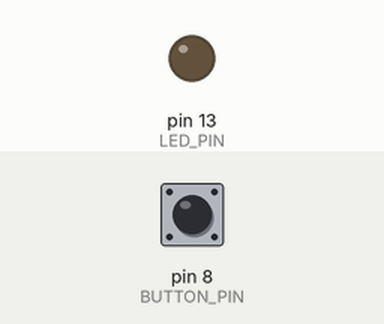
A sketch run on a simulated Arduino Uno, built with avr-gcc and run on an emulated ATmega328P. On the bench: output pins drawn as LEDs (lit = HIGH). The inputs (shaded band) are chosen by the test bench; at power-on: pin 8 (BUTTON_PIN) LOW.

Above: at 1.2 s.
1.3 s: pin 8 (BUTTON_PIN) pulled HIGH for 0.15 s
At 2.7 s:
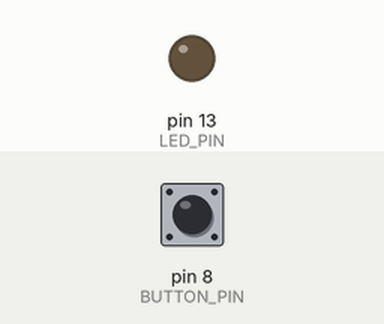
3.0 s: pin 8 (BUTTON_PIN) pulled HIGH for 1 s
At 3.8 s:
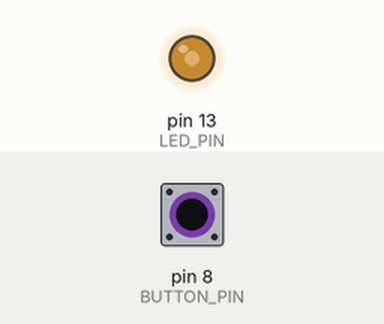
5.5 s: pin 8 (BUTTON_PIN) pulled HIGH for 3.2 s
At 9.9 s:
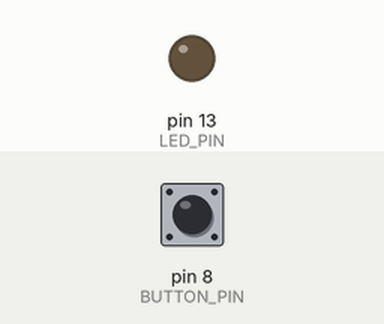
Timing chart, 0 to 11.4 s (numbered marks = the images above; inputs shaded):
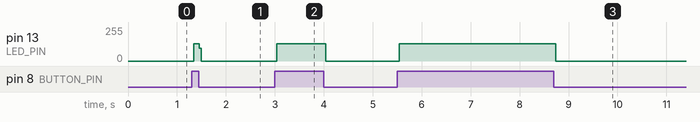

Measured:
- after the input at 1.3 s, pin 13 (LED_PIN): 0/255 → 128/255 at once, → 0/255 0.12 s later
- after the input at 3.0 s, pin 13 (LED_PIN): 0/255 → 128/255 at once, → 0/255 1.0 s later
- after the input at 5.5 s, pin 13 (LED_PIN): 0/255 → 128/255 at once, → 0/255 3.2 s later

The sketch:

prog1_ex0204.ino
```cpp
/*prog1_ex0203:ボタンを1回押したらLED点灯継続*/
#define LED_PIN 13
#define BUTTON_PIN 8

int button_state=0; //ボタンが押されているかを記録するための変数
int led_state=0;//LEDの点灯状態を記録するための変数（0：消灯、1:点灯）
void setup() {
  // put your setup code here, to run once:
pinMode(LED_PIN,OUTPUT);
pinMode(BUTTON_PIN,INPUT);//ボタンがつながっているピンを入力に設定
}


void loop() {
  // put your main code here, to run repeatedly:
button_state=digitalRead(BUTTON_PIN);//ボタンがつながっているピンの電圧レベルをチェック
/*LED点灯状態の判定*/
if(button_state==HIGH)//ボタンが押された
{
  led_state=1 - led_state;//LED点灯状態を変更
}
/*LED点灯・消灯処理*/
if(led_state==1)//LED点灯状態がONなら
{
  digitalWrite(LED_PIN,HIGH);//ON
}
else
{
  digitalWrite(LED_PIN,LOW);
}
}
```
